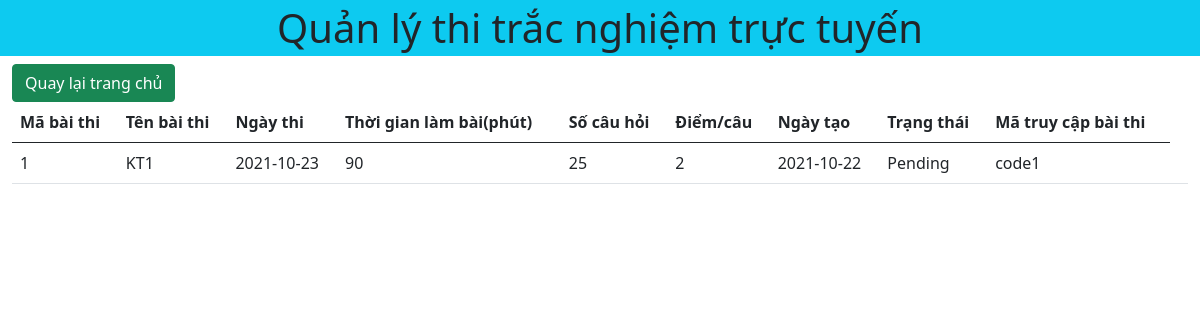
Screenshot of /detail.php?id=1 with the database file from the repository.
### tables this page shows
CREATE TABLE `exams` (
  `id` int(11) NOT NULL,
  `exam_title` varchar(30) NOT NULL,
  `exam_datetime` date NOT NULL,
  `duration` int(11) NOT NULL,
  `total_question` int(11) NOT NULL,
  `marks_per_right_answer` float NOT NULL,
  `created_on` date NOT NULL DEFAULT current_timestamp(),
  `status` varchar(20) NOT NULL DEFAULT 'Created',
  `exam_code` varchar(20) NOT NULL
);

### src/detail.php (the view, shortened to what this page needs)
<?php
include './header.php';
$id = $_GET['id'];
?>
<a href="index.php" class="btn btn-success">Quay lại trang chủ</a>
<table class="table table-responsive">
    <thead>
        <tr>
            <th scope="col">Mã bài thi</th>
            <th scope="col">Tên bài thi</th>
            <th scope="col">Ngày thi</th>
            <th scope="col">Thời gian làm bài(phút)</th>
            <th scope="col">Số câu hỏi</th>
            <th scope="col">Điểm/câu</th>
            <th scope="col">Ngày tạo</th>
            <th scope="col">Trạng thái</th>
            <th scope="col">Mã truy cập bài thi</th>
        </tr>
    </thead>
    <tbody>
        <?php
        include './config.php';
        $sql = "SELECT * FROM exams WHERE id = '$id' ";
        $result = mysqli_query($conn, $sql);
        if (mysqli_num_rows($result) > 0) {
            while ($row = mysqli_fetch_assoc($result)) {
                echo "<tr>";
                echo '<td>' . $row['id'] . '</td>';
                echo '<td>' . $row['exam_title'] . '</td>';
                echo '<td>' . $row['exam_datetime'] . '</td>';
                echo '<td>' . $row['duration'] . '</td>';
                echo '<td>' . $row['total_question'] . '</td>';
                echo '<td>' . $row['marks_per_right_answer'] . '</td>';
                echo '<td>' . $row['created_on'] . '</td>';
                echo '<td>' . $row['status'] . '</td>';
                echo '<td>' . $row['exam_code'] . '</td>';
                echo '<td>';
            }
        } else {
            header('location:error.php');
        }
        ?>
    </tbody>
</table>
<?php include './footer.php' ?>

### rows the page displays
exams: id "1", exam_title "KT1", exam_datetime "2021-10-23", duration "90", total_question "25", marks_per_right_answer "2", created_on "2021-10-22", status "Pending", exam_code "code1"
